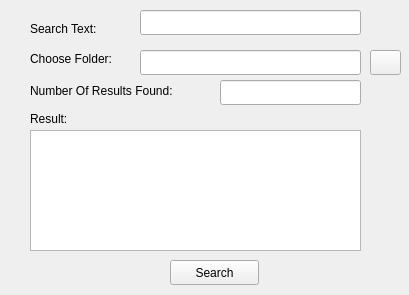
<?xml version="1.0" encoding="UTF-8"?>
<ui version="4.0">
 <class>GrepSearchUI</class>
 <widget class="QMainWindow" name="GrepSearchUI">
  <property name="geometry">
   <rect>
    <x>0</x>
    <y>0</y>
    <width>409</width>
    <height>295</height>
   </rect>
  </property>
  <property name="windowTitle">
   <string>Grep Search UI</string>
  </property>
  <widget class="QWidget" name="centralwidget">
   <widget class="QLabel" name="seachLabel">
    <property name="geometry">
     <rect>
      <x>30</x>
      <y>20</y>
      <width>91</width>
      <height>17</height>
     </rect>
    </property>
    <property name="text">
     <string>Search Text:</string>
    </property>
   </widget>
   <widget class="QLabel" name="folderLabel">
    <property name="geometry">
     <rect>
      <x>30</x>
      <y>50</y>
      <width>111</width>
      <height>17</height>
     </rect>
    </property>
    <property name="text">
     <string>Choose Folder:</string>
    </property>
   </widget>
   <widget class="QLabel" name="counterLabel">
    <property name="geometry">
     <rect>
      <x>30</x>
      <y>80</y>
      <width>191</width>
      <height>21</height>
     </rect>
    </property>
    <property name="text">
     <string>Number Of Results Found:</string>
    </property>
   </widget>
   <widget class="QLabel" name="resultLabel">
    <property name="geometry">
     <rect>
      <x>30</x>
      <y>110</y>
      <width>67</width>
      <height>17</height>
     </rect>
    </property>
    <property name="text">
     <string>Result:</string>
    </property>
   </widget>
   <widget class="QLineEdit" name="searchInput">
    <property name="geometry">
     <rect>
      <x>140</x>
      <y>10</y>
      <width>221</width>
      <height>25</height>
     </rect>
    </property>
   </widget>
   <widget class="QLineEdit" name="folderInput">
    <property name="geometry">
     <rect>
      <x>140</x>
      <y>50</y>
      <width>221</width>
      <height>25</height>
     </rect>
    </property>
   </widget>
   <widget class="QLineEdit" name="counterInput">
    <property name="geometry">
     <rect>
      <x>220</x>
      <y>80</y>
      <width>141</width>
      <height>25</height>
     </rect>
    </property>
    <property name="readOnly">
     <bool>true</bool>
    </property>
   </widget>
   <widget class="QTextEdit" name="resultOutput">
    <property name="geometry">
     <rect>
      <x>30</x>
      <y>130</y>
      <width>331</width>
      <height>121</height>
     </rect>
    </property>
    <property name="readOnly">
     <bool>true</bool>
    </property>
   </widget>
   <widget class="QPushButton" name="searchButton">
    <property name="geometry">
     <rect>
      <x>170</x>
      <y>260</y>
      <width>89</width>
      <height>25</height>
     </rect>
    </property>
    <property name="text">
     <string>Search</string>
    </property>
   </widget>
   <widget class="QPushButton" name="folderButton">
    <property name="geometry">
     <rect>
      <x>370</x>
      <y>50</y>
      <width>31</width>
      <height>25</height>
     </rect>
    </property>
    <property name="text">
     <string/>
    </property>
    <property name="icon">
     <iconset theme="folder"/>
    </property>
   </widget>
  </widget>
 </widget>
 <resources/>
 <connections/>
</ui>
